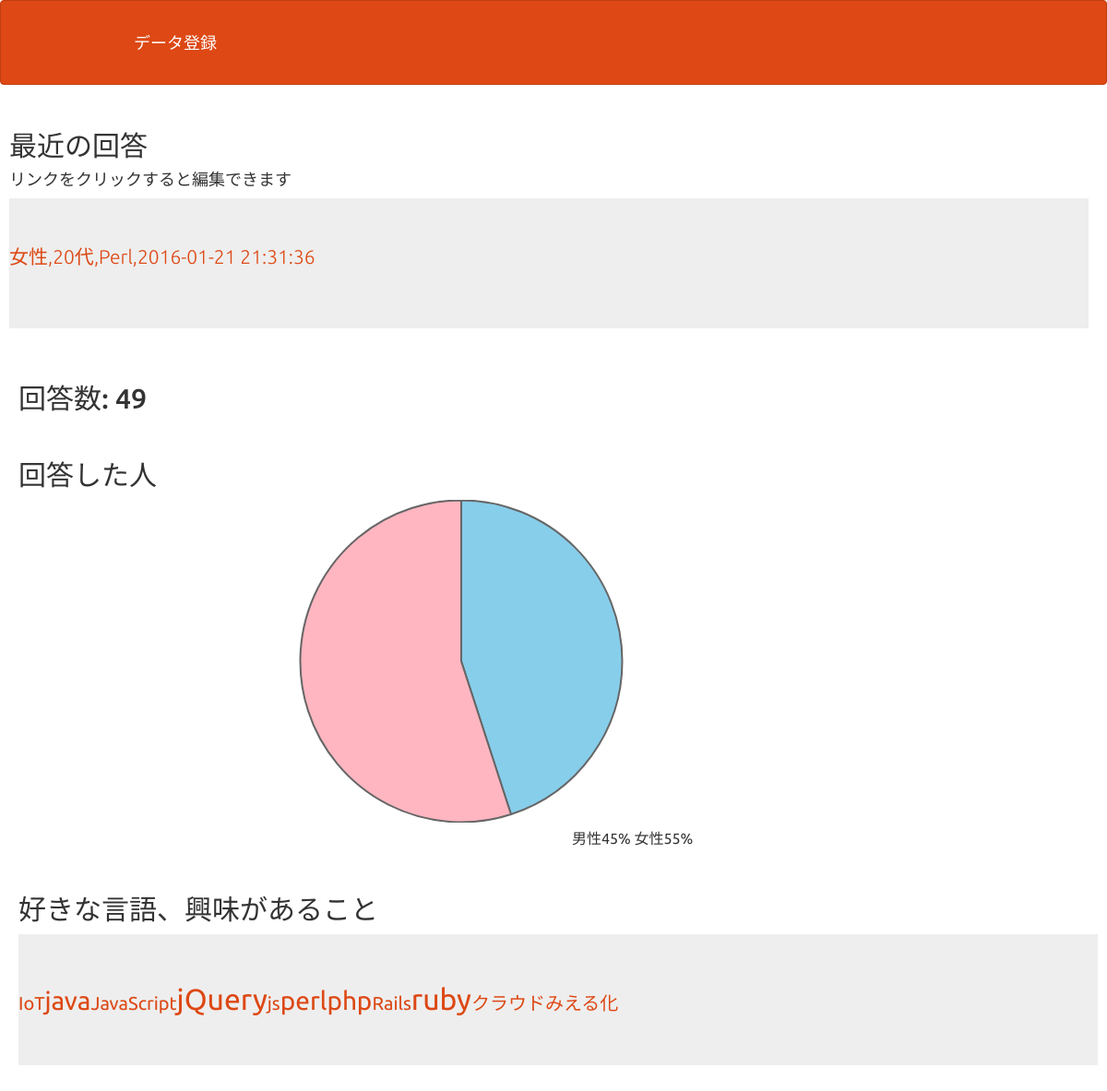
The page /select_enq.php on the database its author committed.
### tables this page shows
CREATE TABLE `an_table` (
  `id` int(12) NOT NULL,
  `sex` varchar(8) NOT NULL,
  `age` varchar(10) NOT NULL,
  `kotoba` text NOT NULL,
  `indate` datetime NOT NULL
);

### select_enq.php (the view, shortened to what this page needs)
<?php
  try{
  $pdo = new PDO('mysql:dbname=an;host=localhost','root','');
} catch (PDOException $e) {
  exit('データベースに接続できませんでした。'.$e->getMessage());
}
$stmt = $pdo->prepare("SELECT * FROM an_table ORDER BY id DESC LIMIT 1");
$flag = $stmt->execute();
$view="";
if($flag==false){
  $error = $stmt->errorInfo();
  exit("ErrorQuery:".$error[2]);
}else{
  while( $result = $stmt->fetch(PDO::FETCH_ASSOC)){
	  $view .= '<p><a href="detail_enq.php?id='.$result["id"].'">'.$result['sex'].','.$result['age'].','.$result['kotoba'].','.$result['indate'].'</a></p>';
  }
}
$stmt = $pdo->prepare("SELECT COUNT(*) FROM an_table");
$flag_count_record = $stmt->execute();
$record = "";
if($flag_count_record==false){
	$male = "レコード数確認用SQLエラー";
}else{
	while( $count_record_result = $stmt->fetch(PDO::FETCH_ASSOC)){
		$record = $count_record_result['COUNT(*)'];
	}
}
$stmt = $pdo->prepare("SELECT SUM(CASE WHEN sex='男性' THEN 1 ELSE 0 END) FROM an_table");
$flag_count_male = $stmt->execute();
if($flag_count_male==false){
	$male = "男性の数確認用SQLエラー";
}else{
	while( $count_male_result = $stmt->fetch(PDO::FETCH_ASSOC)){
		$male = $count_male_result["SUM(CASE WHEN sex='男性' THEN 1 ELSE 0 END)"];
		$male_parcentage = round($male/$record * 100);
	}
}
$stmt = $pdo->prepare("SELECT SUM(CASE WHEN sex='女性' THEN 1 ELSE 0 END) FROM an_table");
$flag_count_female = $stmt->execute();
if($flag_count_female==false){
	$female = "女性の数確認用SQLエラー";
}else{
	while( $count_female_result = $stmt->fetch(PDO::FETCH_ASSOC)){
		$female = $count_female_result["SUM(CASE WHEN sex='女性' THEN 1 ELSE 0 END)"];
		$female_parcentage = round($female/$record * 100);
	}
}
$stmt = $pdo->prepare("SELECT kotoba, COUNT(kotoba) FROM an_table GROUP BY kotoba");
$flag_count = $stmt->execute();
$count = "";
if($flag_count==false){
	$count = "カウント用SQLエラー";
}else{
	while( $count_result = $stmt->fetch(PDO::FETCH_ASSOC)){
		if($count_result['COUNT(kotoba)'] >= 15){
			$font_size = "40px";
		}elseif($count_result['COUNT(kotoba)'] >= 12){
			$font_size = "36px";
		}elseif($count_result['COUNT(kotoba)'] >= 10){
			$font_size = "32px";
		}elseif($count_result['COUNT(kotoba)'] >= 5){
			$font_size = "28px";
		}else{
			$font_size = "20px";
		}
		$count .= '<a style="font-size: '.$font_size.'" href="http://ja.wikipedia.org/wiki/'.$count_result['kotoba'].'">'.$count_result['kotoba'];
	}
}
?>
	<!DOCTYPE html>
	<html lang="ja">
	<head>
		<link rel="stylesheet" href="css/select_enq.css">
		<link rel="stylesheet" href="css/range.css">
		<link href="css/bootstrap.min.css" rel="stylesheet">
	</head>
	<body id="main">
	<header>
		<nav class="navbar navbar-default">
			<div class="container-fluid">
				<div class="navbar-header">
					<a class="navbar-brand" href="index.php">データ登録</a>
				</div>
		</nav>
	</header>
	<div id=resent_answer>
		<h2>最近の回答</h2>
		<h4>リンクをクリックすると編集できます</h4>
		<div class="container jumbotron">
			<?= $view ?>
		</div>
		<div>
			<h2>回答数: <?= $record ?></h2>
		</div>
		<div id="male_to_female_ratio">
			<h2>回答した人</h2>
			<canvas id="pieArea" height="350" width="960"></canvas>
			<script>
				//円グラフ用データ
				var male = <?php echo $male_parcentage; ?>;
				var female = <?php echo $female_parcentage; ?>;
				var pieData = [{
					value: male,
					color: "#87CEEB"
				}, {
					value: female,
					color: "#FFB6C1"
				}, ];
				//オプション項目セット
				var pieOption = {
					segmentStrokeColor: "#666", // 区切り線の色
					segmentStrokeWidth: 2, // 区切り線の太さ
					animation: true // アニメーション有無
				};
				var myPie = new Chart(document.getElementById("pieArea").getContext("2d")).Pie(pieData, pieOption);
			</script>
			<p>
				男性<?= $male_parcentage; ?>%
				女性<?= $female_parcentage; ?>%
			</p>
		</div>
		<div id="words">
			<h2>好きな言語、興味があること</h2>
			<div class="container jumbotron">
				<?= $count ?>
			</div>
		</div>
	</div>
</body>
	</html>

### css/select_enq.css (style rules this page uses)
div { width: 960px; }
div#resent_answer h2 { width: 300px; }
div#male_to_female_ratio { width: 960px; margin: 0 auto; }
div#male_to_female_ratio p { padding-left: 600px; }
div#words h2 { width: 500px; }

### select_enq.php (style rules this page uses)
div { padding: 10px; font-size: 16px; }

### rows shown on the page
an_table: sex "女性", age "20代", kotoba "Perl", indate "2016-01-21 21:31:36"

### other values the page prints
$record "49"
$male_parcentage "45"
$female_parcentage "55"
$count_result['kotoba'] "IoT"
$count_result['kotoba'] "java"
$count_result['kotoba'] "JavaScript"
$count_result['kotoba'] "jQuery"
$count_result['kotoba'] "js"
$count_result['kotoba'] "perl"
$count_result['kotoba'] "php"
$count_result['kotoba'] "Rails"
$count_result['kotoba'] "ruby"
$count_result['kotoba'] "クラウド"
$count_result['kotoba'] "みえる化"
chart data {{ $male_parcentage }} 45
